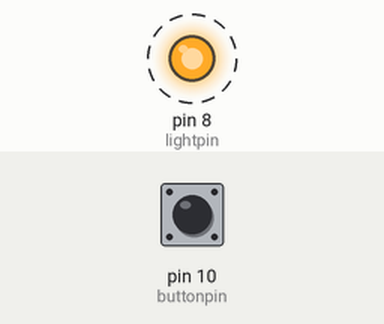
The program below on a simulated Raspberry Pi (header pin numbers). Parts: output pins drawn as LEDs (lit = HIGH). Dashed ring = blinking. The inputs (shaded band) are chosen by the test bench; at power-on: pin 10 (buttonpin) HIGH.

Above: at 0.5 s.
Timing chart, 0 to 4.6 s (numbered marks = the images above):
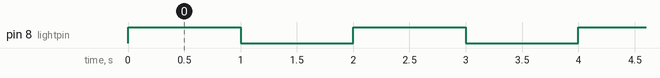

The program:

BlinkLED.py
```python
"""
Copyright (c) 2020, Heung Kit Leslie Chung
All rights reserved.
Redistribution and use in source and binary forms, with or without
    modification, are permitted provided that the following conditions are met:
1. Redistributions of source code must retain the above copyright notice, this
    list of conditions and the following disclaimer.
2. Redistributions in binary form must reproduce the above copyright notice,
    this list of conditions and the following disclaimer in the documentation
    and/or other materials provided with the distribution.
3. Neither the name of the copyright holder nor the names of its contributors
    may be used to endorse or promote products derived from this software
    without specific prior written permission.
    THIS SOFTWARE IS PROVIDED BY THE COPYRIGHT HOLDERS AND CONTRIBUTORS "AS IS"
    AND ANY EXPRESS OR IMPLIED WARRANTIES, INCLUDING, BUT NOT LIMITED TO, THE
    IMPLIED WARRANTIES OF MERCHANTABILITY AND FITNESS FOR A PARTICULAR PURPOSE
    ARE DISCLAIMED. IN NO EVENT SHALL THE COPYRIGHT HOLDER OR CONTRIBUTORS BE
    LIABLE FOR ANY DIRECT, INDIRECT, INCIDENTAL, SPECIAL, EXEMPLARY, OR
    CONSEQUENTIAL DAMAGES (INCLUDING, BUT NOT LIMITED TO, PROCUREMENT OF
    SUBSTITUTE GOODS OR SERVICES; LOSS OF USE, DATA, OR PROFITS; OR BUSINESS
    INTERRUPTION) HOWEVER CAUSED AND ON ANY THEORY OF LIABILITY, WHETHER IN
    CONTRACT, STRICT LIABILITY, OR TORT (INCLUDING NEGLIGENCE OR OTHERWISE)
    ARISING IN ANY WAY OUT OF THE USE OF THIS SOFTWARE, EVEN IF ADVISED OF THE
    POSSIBILITY OF SUCH DAMAGE.
"""

# Import GPIO and other packages needed for pin control
import RPi.GPIO as GPIO
import time

# We will use pin 8 for power and 10 for button signal
lightpin = 8
buttonpin = 10

# Set pin reading mode to BOARD
GPIO.setmode(GPIO.BOARD)

# Make lighpin the output pin (power) and pull up
GPIO.setup(lightpin, GPIO.OUT)
GPIO.setup(buttonpin, GPIO.IN, pull_up_down=GPIO.PUD_UP)

# This loop will keep runing indefinitely until keyboard interruption
try:
    while True:
        # We have a manual input from the button pin
        input = GPIO.input(buttonpin)
        # If button is not pressed, give power to LED
        if (input==False):
            GPIO.output(lightpin, True)
        # If button is pressed, blink the LED by alternating power output
        else:
            GPIO.output(lightpin, True)
            time.sleep(1)
            GPIO.output(lightpin, False)
            time.sleep(1)

except KeyboardInterrupt:
    GPIO.cleanup()
```

Measured:
- by itself, pin 8 (lightpin): alternates HIGH for 1.0 s and LOW for 1.0 s
